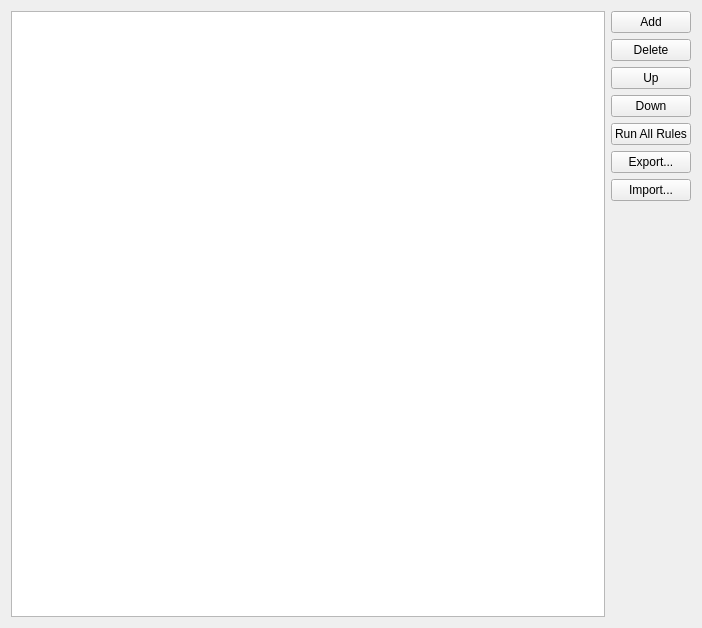
<?xml version="1.0" encoding="UTF-8"?>
<ui version="4.0">
 <class>SimpleRuleManager</class>
 <widget class="QWidget" name="SimpleRuleManager">
  <property name="geometry">
   <rect>
    <x>0</x>
    <y>0</y>
    <width>702</width>
    <height>628</height>
   </rect>
  </property>
  <property name="windowTitle">
   <string>Form</string>
  </property>
  <layout class="QHBoxLayout" name="horizontalLayout">
   <item>
    <widget class="SimpleRuleTableView" name="rulesTableView"/>
   </item>
   <item>
    <layout class="QVBoxLayout" name="verticalLayout">
     <item>
      <widget class="QPushButton" name="addButton">
       <property name="text">
        <string>Add</string>
       </property>
      </widget>
     </item>
     <item>
      <widget class="QPushButton" name="deleteButton">
       <property name="text">
        <string>Delete</string>
       </property>
      </widget>
     </item>
     <item>
      <widget class="QPushButton" name="moveUpButton">
       <property name="text">
        <string>Up</string>
       </property>
      </widget>
     </item>
     <item>
      <widget class="QPushButton" name="moveDownButton">
       <property name="text">
        <string>Down</string>
       </property>
      </widget>
     </item>
     <item>
      <widget class="QPushButton" name="runAllRulesButton">
       <property name="text">
        <string>Run All Rules</string>
       </property>
      </widget>
     </item>
     <item>
      <widget class="QPushButton" name="exportButton">
       <property name="text">
        <string>Export...</string>
       </property>
      </widget>
     </item>
     <item>
      <widget class="QPushButton" name="importButton">
       <property name="text">
        <string>Import...</string>
       </property>
      </widget>
     </item>
     <item>
      <spacer name="verticalSpacer">
       <property name="orientation">
        <enum>Qt::Vertical</enum>
       </property>
       <property name="sizeHint" stdset="0">
        <size>
         <width>20</width>
         <height>40</height>
        </size>
       </property>
      </spacer>
     </item>
    </layout>
   </item>
  </layout>
 </widget>
 <customwidgets>
  <customwidget>
   <class>SimpleRuleTableView</class>
   <extends>QTableView</extends>
   <header>SimpleRuleTableView.h</header>
  </customwidget>
 </customwidgets>
 <resources/>
 <connections/>
</ui>
